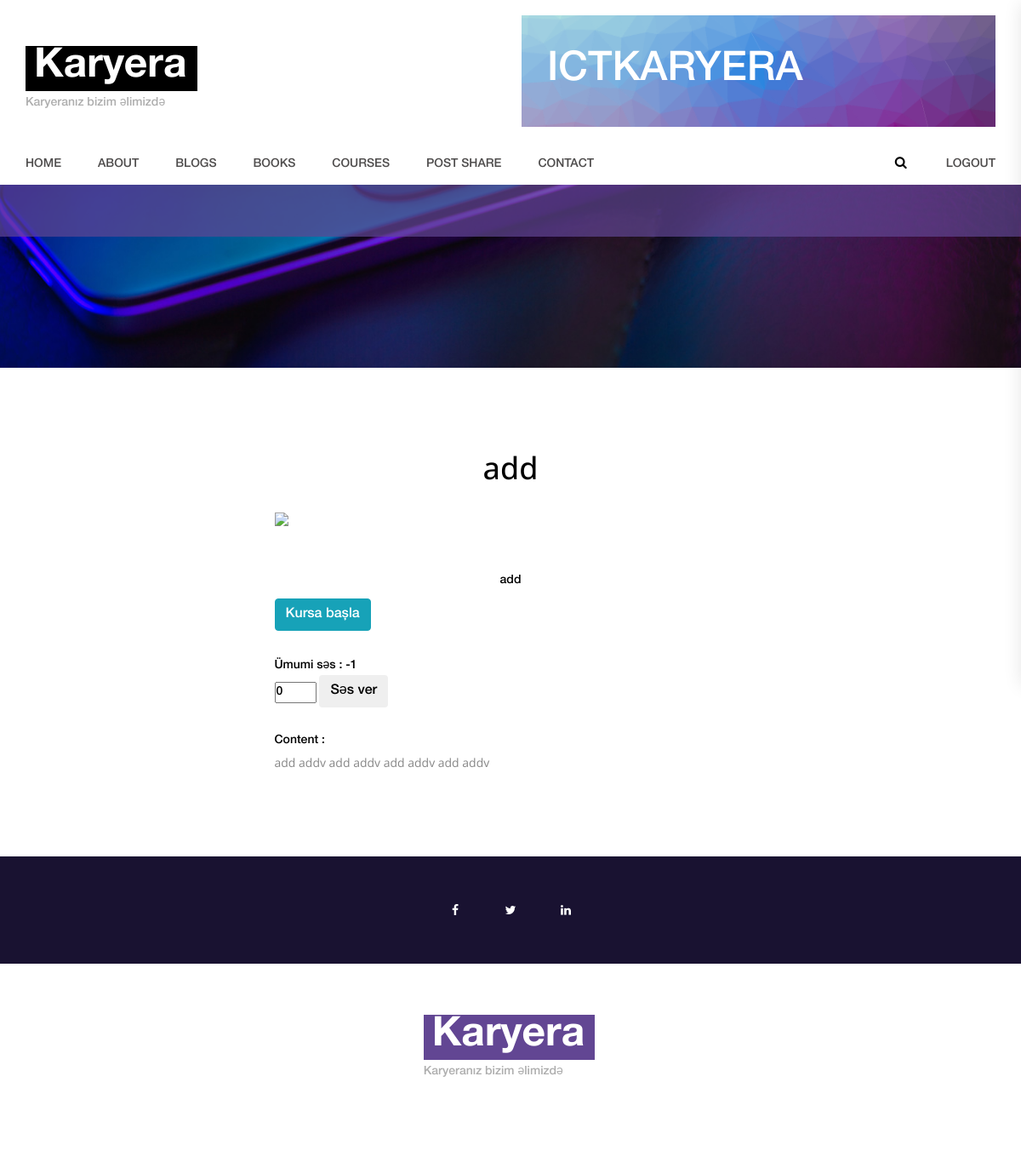
Screenshot of /courses/1 (signed in) with the database file from the repository.
### ict_app/models.py (models this page shows, shortened)
class Course(models.Model):
    title=models.CharField(max_length=50,default='add')
    content=models.TextField(default='Nothing')
    course_link=models.TextField(default='Nothing')
    image=models.ImageField( upload_to="course_images",blank=True, null=True)
    rank=models.IntegerField(default=0)
    created_date = models.DateTimeField(auto_now_add=True)

### ict_app/views.py (the view)
# urls.py: path('courses/<int:id>', views.courses_detail, name='ict-courses_detail'),
@login_required
def courses_detail(request,id):
    data=Course.objects.filter(id=id).first()
    if data:
        return render(request,'courses_detail.html',{"blg":data})
    else :
        raise  Http404("<h1>Page not found</h1>")

### ict_app/templates/courses_detail.html (shortened to what this page needs)
{% extends "base.html" %}
{% load thumbnail %}
{% load static %}
{% load crispy_forms_tags %}
{% block links %}
<link rel="stylesheet" type="text/css" href="{% static 'styles/bootstrap-4.1.2/bootstrap.min.css'%}">
<link href="{% static 'plugins/font-awesome-4.7.0/css/font-awesome.min.css'%}" rel="stylesheet" type="text/css">
<link rel="stylesheet" type="text/css" href="{% static 'styles/single.css'%}">
<link rel="stylesheet" type="text/css" href="{% static 'styles/single_responsive.css'%}">
{% endblock links %}
{% block content %}
	<div class="home">
		<div class="parallax_background parallax-window" data-parallax="scroll" data-image-src="{% static 'images/footer.jpg' %}" data-speed="0.8"></div>
	</div>
	<div class="content_container">
		<div class="container">
			<div class="row">
				<div class="col-lg-6 offset-3">
					<div class="single_post">
						<div class="post_image">
								<h2 class='text-center'>{{blg.title}}</h2>
								<br>
								{% if blg.image %}
										<img  src="{{blg.image.url}}" width="{{im.width}}" height="{{im.height}}">
								{% else %}
										<img  src= "https://www.directivecommunication.net/wp-content/uploads/2014/03/no-image-found.jpg" width="{{im.width}}" height="{{im.height}}">
								{% endif %}
						</div>
						<div class="post_content">
							<div class="post_title text-center">{{blg.title}}</div>
							<div class="post_info d-flex flex-row align-items-center justify-content-start">
								<br>
								<div> <a class='btn btn-info' href="{{blg.course_link}}">Kursa başla</a> </div>
							</div>
							<br>
								<div class="post_info ">Ümumi səs  : {{blg.rank}}
								<br>
								<form action="/course_voting/{{blg.id}}" method='POST'>
									<input type="number" name='voting' value=0 max=10 min=-10>
									<input type="submit" value='Səs ver' class='btn'>
								</form>
								</div>
							<div class="post_text">
							<div>Content  :<p>{{blg.content}}</p></div>
							</div>
						</div>
					</div>
				</div>
			</div>
		</div>
	</div>
{% endblock content %}

### static/styles/single.css (style rules this page uses)
* { margin: 0; padding: 0; -webkit-font-smoothing: antialiased; -webkit-text-shadow: rgba(0,0,0,.01) 0 0 1px; text-shadow: rgba(0,0,0,.01) 0 0 1px; }
body { font-family: 'HelveticaNeueLTPro', sans-serif; font-size: 14px; font-weight: normal; background: #FFFFFF; color: #000000; }
div { display: block; position: relative; -webkit-box-sizing: border-box; -moz-box-sizing: border-box; box-sizing: border-box; }
p { font-family: 'Open Sans', sans-serif; font-size: 14px; line-height: 2.14; font-weight: 400; color: #878787; -webkit-font-smoothing: antialiased; -webkit-text-shadow: rgba(0,0,0,.01) 0 0 1px; text-shadow: rgba(0,0,0,.01) 0 0 1px; }
p:last-of-type { margin-bottom: 0; }
a, a:hover, a:visited, a:active, a:link { text-decoration: none; -webkit-font-smoothing: antialiased; -webkit-text-shadow: rgba(0,0,0,.01) 0 0 1px; text-shadow: rgba(0,0,0,.01) 0 0 1px; }
h2 { font-size: 36px; }
h1, h2, h3, h4, h5, h6 { font-family: 'Open Sans', sans-serif; -webkit-font-smoothing: antialiased; -webkit-text-shadow: rgba(0,0,0,.01) 0 0 1px; text-shadow: rgba(0,0,0,.01) 0 0 1px; line-height: 1.2; }
.parallax-window { min-height: 400px; background: transparent; }
.parallax_background { position: absolute; top: 0; left: 0; width: 100%; height: 100%; }
.home { width: 100%; height: 215px; }
.home::before { display: block; position: absolute; left: 0; width: 100%; content: ''; background: rgba(98,70,147,0.7); z-index: 10; }
.home::before { top: 0; height: 61px; }
.single_post { width: 100%; }
.content_container { padding-top: 96px; padding-bottom: 95px; background: #FFFFFF; }
.post_image { width: 100%; }
.post_image img { max-width: 100%; }
.post_content { width: 100%; padding-top: 38px; }
.post_title { margin-top: 13px; }
.post_info { margin-top: 10px; }
.post_text { margin-top: 29px; }

### rows the page displays
Course: title "add", rank "-1", content "add addv add addv add addv add addv"
